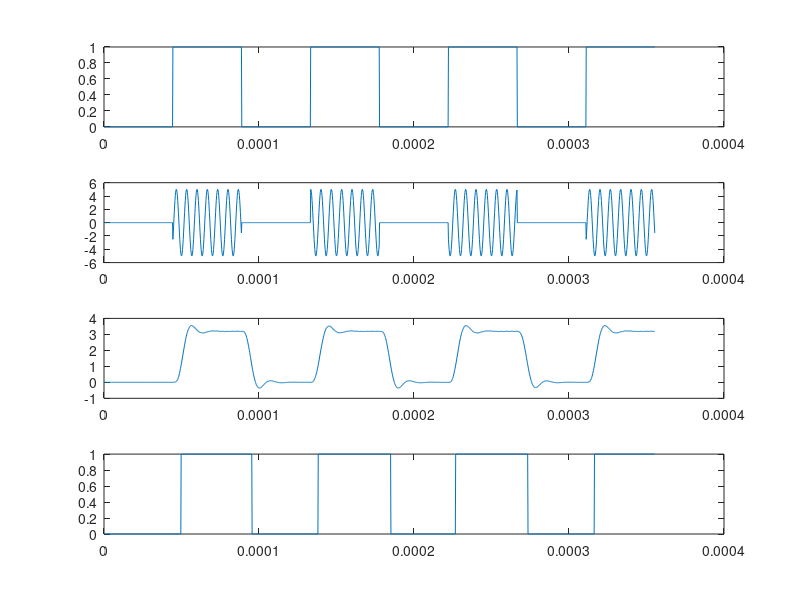

Write MATLAB code to recreate this figure.
clc; clear all; close all;

fc = 150000;
fs = 30*fc;
t = 0:1/fs:5;
ac = 5;
c = ac.*cos(2*pi*fc*t);
Tb = 0.005;
bits = [0 1 0 1 0 1 0 1];
bit_wave = [];

% bit wave gen
for(i = 1:length(bits))
  if(bits(i) == 1)
    bit_wave = [bit_wave, ones(1, 1/Tb)];
  else
    bit_wave = [bit_wave, zeros(1, 1/Tb)];
  end
end

% mod
s = c(1:length(bit_wave)) .* bit_wave;

% filter
[b a] = butter(4, fc/fs);
rs = abs(s);
d = filter(b,a, rs);

% comparator
r = [];
threshold = 1;
for(i = 1:length(d))
  if(d(i) > threshold)
    r(i) = 1;
  else
    r(i) = 0;
  end
end

% plotting
subplot(4, 1, 1); plot(t(1:length(bit_wave)), bit_wave);
subplot(4, 1, 2); plot(t(1:length(bit_wave)), s);
subplot(4, 1, 3); plot(t(1:length(bit_wave)), d);
subplot(4, 1, 4); plot(t(1:length(bit_wave)), r);
